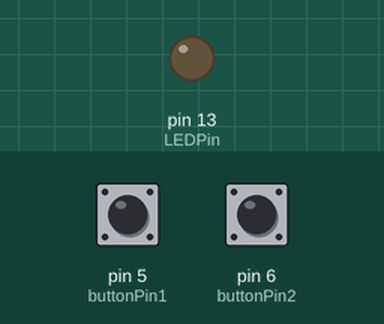
This sketch was run on a simulated Arduino Uno, built with avr-gcc and run on an emulated ATmega328P. Parts: output pins drawn as LEDs (lit = HIGH). The inputs (shaded band) are chosen by the test bench; at power-on: pin 5 (buttonPin1) LOW, pin 6 (buttonPin2) LOW.

Above: at 1.2 s.
1.3 s: pin 5 (buttonPin1) pulled HIGH for 0.15 s
At 2.1 s:
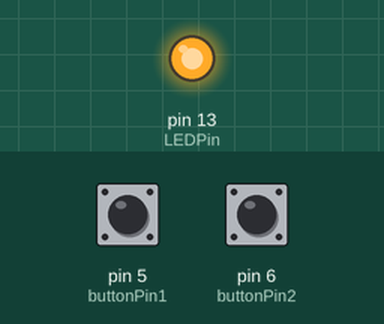
4.4 s: pin 5 (buttonPin1) pulled HIGH for 1 s
At 7.3 s:
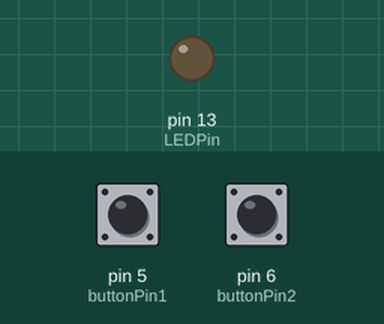
7.9 s: pin 5 (buttonPin1) pulled HIGH for 3.2 s
At 8.4 s:
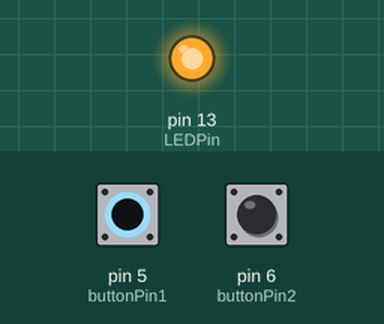
Timing chart, 0 to 13.6 s (numbered marks = the images above; inputs shaded):
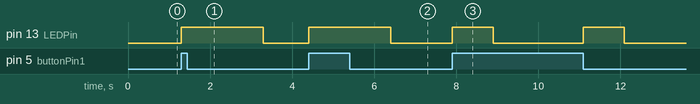

The sketch:

Switch_with_LED.ino
```cpp
// this constant won't change:


const int buttonPin1 = 5;
const int buttonPin2 = 6;
const int LEDPin = 13;

// Variables will change:
int buttonState1 = 0;        // current state of the button
int lastButtonState1 = 0;
int buttonState2 = 0;        // current state of the button
int lastButtonState2 = 0;


int i = 0;
int k = 0;   // previous state of the button
int l = 0;
int m = 0;   // previous state of the button

void setup() {
  // initialize the button pin as a input:
  pinMode(buttonPin1, INPUT);
  pinMode(buttonPin2, INPUT);
  pinMode(LEDPin, OUTPUT);
  Serial.begin(9600);
  lastButtonState1 = digitalRead(buttonPin1);
  lastButtonState2 = digitalRead(buttonPin2);
  }


void loop() {
  // read the pushbutton input pin:
  buttonState1 = digitalRead(buttonPin1);

  // compare the buttonState to its previous state
  if (buttonState1 != lastButtonState1) {
    i++;
  }
  // save the current state as the last state, for next time through the loop
  lastButtonState1 = buttonState1;

  if(i != k)
    {
      digitalWrite(LEDPin, HIGH);
      delay(1000);
      digitalWrite(LEDPin, LOW);
      k++;
    }

  buttonState2 = digitalRead(buttonPin2);

  // compare the buttonState to its previous state
  if (buttonState2 != lastButtonState2) {
    l++;
  }
  // save the current state as the last state, for next time through the loop
  lastButtonState2 = buttonState2;

  if(l != m)
    {
      digitalWrite(LEDPin, HIGH);
      delay(1000);
      digitalWrite(LEDPin, LOW);
      m++;
    }


}
```

Measured:
- after the input at 1.3 s, pin 13 (LEDPin): LOW → HIGH at once, → LOW 2.0 s later
- after the input at 4.4 s, pin 13 (LEDPin): LOW → HIGH at once, → LOW 2.0 s later
- after the input at 7.9 s, pin 13 (LEDPin): alternates HIGH for 1.0 s and LOW for 2.2 s, 4 changes in all, then stays LOW, starting at once
